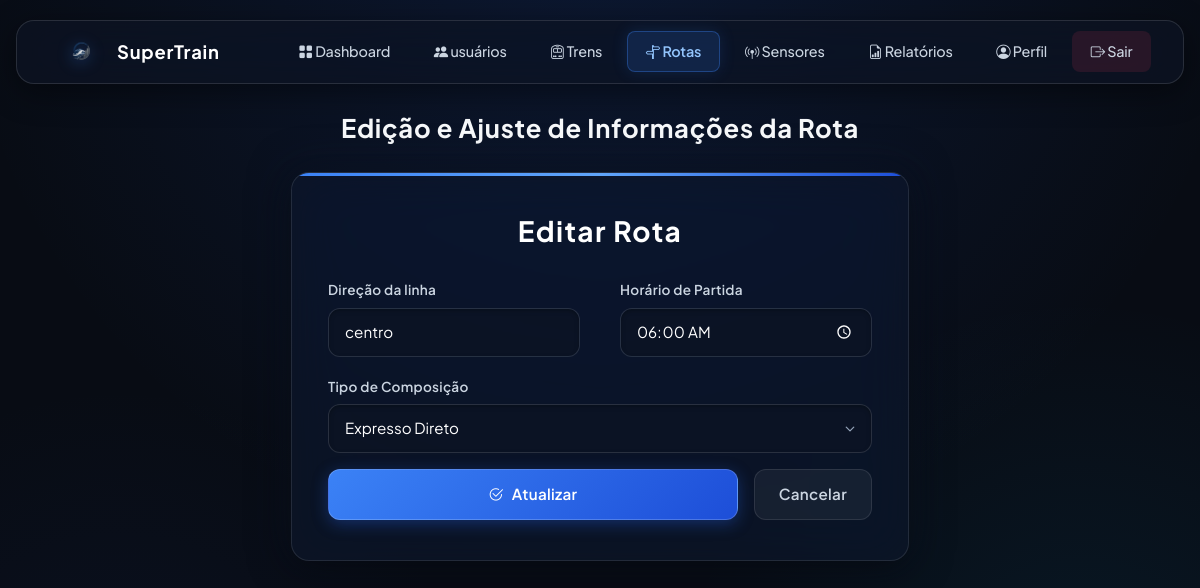
Page /formulario_rotas.php?id=5 (signed in) on the committed database.
### tables this page shows
CREATE TABLE `rotas` (
    `id` INT AUTO_INCREMENT PRIMARY KEY,
    `linha_id` INT NOT NULL,
    `direcao` VARCHAR(50) NOT NULL,
    `estacao_origem_id` INT NULL,
    `estacao_destino_id` INT NULL,
    `horario_partida` TIME NOT NULL,
    `horario_chegada_previsto` TIME NULL,
    `tipo_composicao` ENUM('passageiro', 'carga', 'expresso') NOT NULL DEFAULT 'passageiro',
    `status_rota` ENUM('ativa', 'desvio', 'interrompida', 'programada') NOT NULL DEFAULT 'ativa',
    `dias_operacao` VARCHAR(50) NOT NULL DEFAULT 'DIARIO',
    `criado_em` DATETIME DEFAULT CURRENT_TIMESTAMP,
    CONSTRAINT `fk_rotas_linha` FOREIGN KEY (`linha_id`) REFERENCES `linhas`(`id`) ON DELETE CASCADE,
    CONSTRAINT `fk_rotas_origem` FOREIGN KEY (`estacao_origem_id`) REFERENCES `estacoes`(`id`) ON DELETE SET NULL,
    CONSTRAINT `fk_rotas_destino` FOREIGN KEY (`estacao_destino_id`) REFERENCES `estacoes`(`id`) ON DELETE SET NULL,
    INDEX `idx_rotas_linha` (`linha_id`),
    INDEX `idx_rotas_horario` (`horario_partida`)
);

### formulario_rotas.php (the view, shortened to what this page needs)
<?php
require_once 'config.php';
$id = (int) ($_GET['id'] ?? 0);
$direcao_linha = '';
$horario_partida = '';
$tipo_composicao = '';
if ($id > 0 && $_SERVER['REQUEST_METHOD'] === 'GET') {
  $stmt = $conexao->prepare(
    'SELECT id, direcao, horario_partida, tipo_composicao
         FROM rotas
         WHERE id = ?'
  );
  $stmt->bind_param('i', $id);
  $stmt->execute();
  $resultado = $stmt->get_result();
  $rota = $resultado->fetch_assoc();
  $direcao_linha = $rota['direcao'];
  $horario_partida = $rota['horario_partida'];
  $tipo_composicao = $rota['tipo_composicao'];
}
?>
<!DOCTYPE html>
<html lang="pt-br">
<head>
  <link href="https://cdn.jsdelivr.net/npm/bootstrap@5.3.3/dist/css/bootstrap.min.css"
    rel="stylesheet">
  <link rel="stylesheet"
    href="https://cdn.jsdelivr.net/npm/bootstrap-icons@1.11.3/font/bootstrap-icons.min.css">
  <link rel="stylesheet" href="estilo/formulario.css">
</head>
<body>
  <header>
    <nav class="navbar navbar-expand-lg bg-blur">
      <div class="container-fluid">
        <a class="navbar-brand" href="dashboard.php">
          <img src="imagens/logo.png"
            alt="SuperTrain Logo"
            width="36"
            height="28">
          SuperTrain
        </a>
        <div class="collapse navbar-collapse" id="navbarSuperTrain">
          <ul class="navbar-nav ms-auto mb-2 mb-lg-0">
            <li class="nav-item">
              <a class="nav-link" href="dashboard.php">
                <i class="bi bi-grid-fill"></i> Dashboard
              </a>
            </li>
            <li class="nav-item">
              <a class="nav-link" href="usuarios.php">
                <i class="bi bi-people-fill"></i> usuários
              </a>
            </li>
            <li class="nav-item">
              <a class="nav-link" href="trens.php">
                <i class="bi bi-train-front"></i> Trens
              </a>
            </li>
            <li class="nav-item">
              <a class="nav-link active" href="rotas.php">
                <i class="bi bi-signpost-split"></i> Rotas
              </a>
            </li>
            <li class="nav-item">
              <a class="nav-link" href="sensores.php">
                <i class="bi bi-broadcast-pin"></i> Sensores
              </a>
            </li>
            <li class="nav-item">
              <a class="nav-link" href="relatorios.php">
                <i class="bi bi-file-earmark-bar-graph"></i> Relatórios
              </a>
            </li>
            <li class="nav-item">
              <a class="nav-link" href="perfil.php">
                <i class="bi bi-person-circle"></i> Perfil
              </a>
            </li>
            <li class="nav-item">
              <a class="nav-link text-danger" href="sair.php">
                <i class="bi bi-box-arrow-right"></i> Sair
              </a>
            </li>
          </ul>
        </div>
      </div>
    </nav>
  </header>
  <main>
    <div class="container formulario-wrapper">
      <h2 class="texto-indicativo">
        <?= $id > 0
          ? 'Edição e Ajuste de Informações da Rota'
          : 'Cadastre uma Nova Rota Ferroviária' ?>
      </h2>
      <div class="card formulario-card">
        <h1 class="card-title">
          <?= $id > 0 ? 'Editar Rota' : 'Nova Rota' ?>
        </h1>
        <form method="post" action="formulario_rotas.php<?= $id > 0 ? '?id=' . $id : '' ?>"
          autocomplete="off">
          <div class="linha row">
            <div class="campo col-md-6 form-group mb-3">
              <label for="direcao_linha" class="form-label">
                Direção da linha
              </label>
              <input
                type="text"
                class="form-control"
                id="direcao_linha"
                name="direcao_linha"
                maxlength="20"
                placeholder="130 Norte - Sul"
                value="<?= htmlspecialchars($direcao_linha) ?>"
                required>
            </div>
            <div class="campo col-md-6 form-group mb-3">
              <label for="horario_partida" class="form-label">
                Horário de Partida
              </label>
              <input
                type="time"
                class="form-control"
                id="horario_partida"
                name="horario_partida"
                value="<?= htmlspecialchars($horario_partida) ?>"
                required>
            </div>
          </div>
          <div class="campo form-group mb-3">
            <label for="tipo_composicao" class="form-label">
              Tipo de Composição
            </label>
            <select
              class="form-select"
              id="tipo_composicao"
              name="tipo_composicao"
              required>
              <option value="expresso"
                <?= $tipo_composicao === 'expresso' ? 'selected' : '' ?>>
                Expresso Direto
              </option>
            </select>
          </div>
          <div class="acoes d-flex gap-3 align-items-center mt-3">
            <button type="submit"
              class="botao botao-primario flex-grow-1">
              <i class="bi <?= $id > 0
                              ? 'bi-check2-circle'
                              : 'bi-plus-circle' ?>"></i>
              <?= $id > 0 ? 'Atualizar' : 'Cadastrar' ?>
            </button>
            <a href="rotas.php" class="botao botao-secundario">
              Cancelar
            </a>
          </div>
        </form>
      </div>
    </div>
  </main>
</body>
</html>

### estilo/formulario.css (style rules this page uses)
.formulario-wrapper { max-width: 650px; margin: 1.5rem auto 4rem auto; padding: 0 1rem; }
.texto-indicativo { font-family: var(--font-heading); font-size: clamp(1.2rem, 2.5vw, 1.6rem); color: var(--cor-texto-primario); text-align: center; margin-bottom: 1.75rem; letter-spacing: 0.03em; }
.formulario-card { background: var(--cor-fundo-card); backdrop-filter: blur(24px) saturate(190%); -webkit-backdrop-filter: blur(24px) saturate(190%); border: 1px solid var(--borda-vidro); border-radius: var(--raio-lg); box-shadow: var(--sombra-card), 0 0 40px rgba(15, 23, 42, 0.6); padding: 2.5rem 2.25rem; position: relative; overflow: hidden; }
.formulario-card::before { content: ""; position: absolute; top: 0; left: 0; right: 0; height: 3px; background: linear-gradient(90deg, #3b82f6, #60a5fa, #1d4ed8); }
.card-title { font-family: var(--font-heading); font-size: 1.75rem; color: #ffffff; letter-spacing: 0.05em; margin-bottom: 1.75rem; text-align: center; }
.form-group { margin-bottom: 1.25rem; }
.linha { display: flex; gap: 1rem; flex-wrap: wrap; }
.linha .campo { flex: 1 1 200px; }
.campo { margin-bottom: 1.25rem; }
.acoes { display: flex; gap: 0.75rem; align-items: center; margin-top: 1.5rem; }
.botao { display: inline-flex; align-items: center; justify-content: center; gap: 0.5rem; font-weight: 600; font-size: 0.95rem; padding: 0.75rem 1.5rem; border-radius: var(--raio-md); letter-spacing: 0.02em; cursor: pointer; text-decoration: none; transition: all var(--transicao-media); }
.botao-primario { background: var(--gradiente-primario) !important; border: 1px solid rgba(255, 255, 255, 0.18) !important; color: #ffffff !important; box-shadow: 0 4px 16px rgba(37, 99, 235, 0.35); }
.botao-secundario { background: rgba(255, 255, 255, 0.05); border: 1px solid var(--borda-vidro); color: var(--cor-texto-secundario); }

### rows in the picture
rotas: direcao_linha "centro", horario_partida "06:00:00", tipo_composicao "Expresso Direto"
